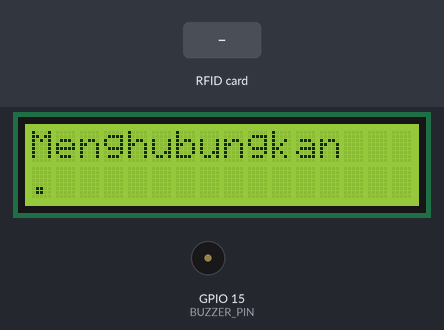
Bench run of a sketch on a simulated ESP32. Parts: 16×2 character LCD, buzzer (waves = sounding, pin HIGH). The inputs (shaded band) are chosen by the test bench. WiFi joins after 1.5 s; servers stay silent unless stated; uploads are accepted with an empty reply; what the sketch prints to the serial monitor is not drawn.

Above: at 1.1 s.
At 4.3 s:
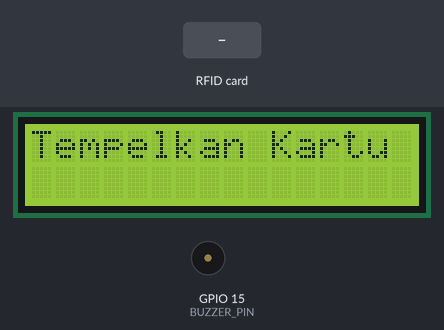
4.4 s: RFID card 5E 7A 19 C4 held to the reader
At 5.0 s:
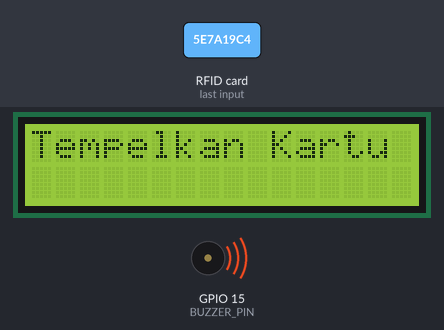
At 5.8 s:
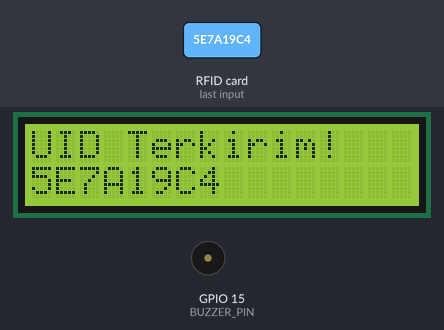
Timing chart, 0 to 7.4 s (numbered marks = the images above; inputs shaded):
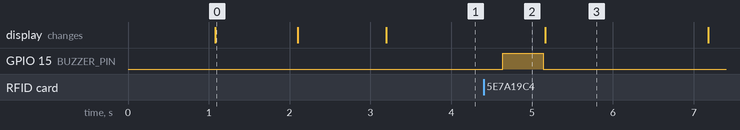

The sketch:

ESP32-Program.ino
```cpp
#include <HTTPClient.h>
#include <Wire.h>
#include <LiquidCrystal_I2C.h>
#include <SPI.h>
#include <MFRC522.h>
#include <WiFi.h>

// WiFi credentials
const char* ssid = "infinix";
const char* password = "Dandii09";

// URL endpoint PHP untuk menerima UID
const char* serverName = "http://192.168.180.245/webpeminjaman/proses/receiver_uid.php";

// Inisialisasi LCD (alamat 0x27, ukuran 16x2)
LiquidCrystal_I2C lcd(0x27, 16, 2);

// Konfigurasi pin RFID dan buzzer
#define SS_PIN 5
#define RST_PIN 4
#define BUZZER_PIN 15

MFRC522 rfid(SS_PIN, RST_PIN);  // RFID RC522

void setup() {
  Serial.begin(115200);

  // Inisialisasi LCD
  lcd.begin();
  lcd.backlight();
  lcd.setCursor(0, 0);
  lcd.print("Menghubungkan");

  // Inisialisasi WiFi
  WiFi.begin(ssid, password);
  while (WiFi.status() != WL_CONNECTED) {
    delay(1000);
    Serial.println("Menghubungkan ke WiFi...");
    lcd.setCursor(0, 1);
    lcd.print(".");
  }
  Serial.println("Terhubung ke WiFi!");
  Serial.print("IP ESP32: ");
  Serial.println(WiFi.localIP());
  lcd.clear();
  lcd.setCursor(0, 0);
  lcd.print("WiFi Terhubung!");
  delay(1000);

  // Inisialisasi SPI & RFID
  SPI.begin(18, 19, 23);  // SCK, MISO, MOSI
  rfid.PCD_Init();

  // Inisialisasi buzzer
  pinMode(BUZZER_PIN, OUTPUT);
  digitalWrite(BUZZER_PIN, LOW);

  lcd.clear();
  lcd.setCursor(0, 0);
  lcd.print("Tempelkan Kartu");
}

void loop() {
  lcd.setCursor(0, 0);
  lcd.print("Tempelkan Kartu");
  lcd.setCursor(0, 1);
  lcd.print("                ");

  // Cek apakah ada kartu RFID
  if (!rfid.PICC_IsNewCardPresent() || !rfid.PICC_ReadCardSerial()) {
    delay(100);
    return;
  }

  // Baca UID RFID
  String uid = "";
  for (byte i = 0; i < rfid.uid.size; i++) {
    uid += String(rfid.uid.uidByte[i] < 0x10 ? "0" : "");
    uid += String(rfid.uid.uidByte[i], HEX);
  }
  uid.toUpperCase();

  Serial.println("Membaca UID: " + uid);

  // Kirim ke server
  bool success = sendUIDtoServer(uid);

  if (success) {
    Serial.println("UID terkirim: " + uid);
    lcd.clear();
    lcd.setCursor(0, 0);
    lcd.print("UID Terkirim!");
    lcd.setCursor(0, 1);
    lcd.print(uid);
  } else {
    Serial.println("Gagal mengirim UID");
    lcd.clear();
    lcd.setCursor(0, 0);
    lcd.print("Gagal Kirim UID");
  }

  delay(2000);  // Tampilkan hasil selama 2 detik

  // Bersihkan tampilan
  lcd.clear();
  lcd.setCursor(0, 0);
  lcd.print("Tempelkan Kartu");

  rfid.PICC_HaltA();
  rfid.PCD_StopCrypto1();
  delay(1000);
}

bool sendUIDtoServer(String uid) {
  if (WiFi.status() == WL_CONNECTED) {
    HTTPClient http;
    http.begin(serverName);
    http.addHeader("Content-Type", "application/x-www-form-urlencoded");

    String postData = "uid=" + uid;
    Serial.println("Mengirim POST: " + postData);

    int httpResponseCode = http.POST(postData);
    String responsePayload = http.getString();

    Serial.println("HTTP Response code: " + String(httpResponseCode));
    Serial.println("Server response: " + responsePayload);

    http.end();

    if (httpResponseCode == 200) {
      // Bunyikan buzzer
      digitalWrite(BUZZER_PIN, HIGH);
      delay(500);
      digitalWrite(BUZZER_PIN, LOW);
      return true;
    } else {
      Serial.print("HTTP Error: ");
      Serial.println(httpResponseCode);
    }
  } else {
    Serial.println("WiFi tidak terhubung!");
  }
  return false;
}
```

Measured:
- after the input at 4.4 s, GPIO 15 (BUZZER_PIN): LOW → HIGH after 0.24 s, → LOW 0.50 s later
- what the display in image 0 shows lasts 1.0 s, from 1.1 s to 2.1 s
